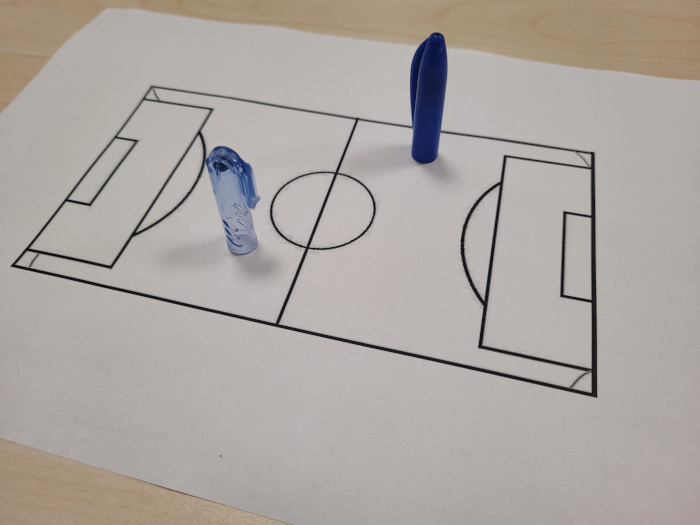
#> input picture HW1/images/1_man.jpg, 700 x 525 px
$ python color_detector.py
#> lines starting #> are read from the running program, lines starting #| are printed output that depends on the picture; after the words box and inside, x2 and y2 are one past the last pixel; in counts of white or black regions, pixels touching at a corner belong together
import cv2
import numpy as np

def empty(a):
    pass

def stackImages(scale,imgArray):
    rows = len(imgArray)
    cols = len(imgArray[0])
    rowsAvailable = isinstance(imgArray[0], list)
    width = imgArray[0][0].shape[1]
    height = imgArray[0][0].shape[0]
    if rowsAvailable:
        for x in range ( 0, rows):
            for y in range(0, cols):
                if imgArray[x][y].shape[:2] == imgArray[0][0].shape [:2]:
                    imgArray[x][y] = cv2.resize(imgArray[x][y], (0, 0), None, scale, scale)
                else:
                    imgArray[x][y] = cv2.resize(imgArray[x][y], (imgArray[0][0].shape[1], imgArray[0][0].shape[0]), None, scale, scale)
                if len(imgArray[x][y].shape) == 2: imgArray[x][y]= cv2.cvtColor( imgArray[x][y], cv2.COLOR_GRAY2BGR)
        imageBlank = np.zeros((height, width, 3), np.uint8)
        hor = [imageBlank]*rows
        hor_con = [imageBlank]*rows
        for x in range(0, rows):
            hor[x] = np.hstack(imgArray[x])
        ver = np.vstack(hor)
    else:
        for x in range(0, rows):
            if imgArray[x].shape[:2] == imgArray[0].shape[:2]:
                imgArray[x] = cv2.resize(imgArray[x], (0, 0), None, scale, scale)
            else:
                imgArray[x] = cv2.resize(imgArray[x], (imgArray[0].shape[1], imgArray[0].shape[0]), None,scale, scale)
            if len(imgArray[x].shape) == 2: imgArray[x] = cv2.cvtColor(imgArray[x], cv2.COLOR_GRAY2BGR)
        hor= np.hstack(imgArray)
        ver = hor
    return ver


cv2.namedWindow("TrackBars")
cv2.resizeWindow("TrackBars",640,240)

cv2.createTrackbar("Hue Min","TrackBars",0,179,empty)
cv2.createTrackbar("Hue Max","TrackBars",117,179,empty)
cv2.createTrackbar("Sat Min","TrackBars",0,255,empty)
cv2.createTrackbar("Sat Max","TrackBars",254,255,empty)
cv2.createTrackbar("Val Min","TrackBars",137,255,empty)
cv2.createTrackbar("Val Max","TrackBars",255,255,empty)

img = cv2.imread("../images/1_man.jpg")
#> img is the input picture: shape (525, 700, 3); mean B, G, R 161.5, 166.4, 172.5
imgHSV= cv2.cvtColor(img,cv2.COLOR_BGR2HSV)
#> imgHSV: shape (525, 700, 3); mean H, S, V 18.9, 20.8, 173.5

while True:
    h_min = cv2.getTrackbarPos("Hue Min","TrackBars")
    h_max = cv2.getTrackbarPos("Hue Max", "TrackBars")
    s_min = cv2.getTrackbarPos("Sat Min", "TrackBars")
    s_max = cv2.getTrackbarPos("Sat Max", "TrackBars")
    v_min = cv2.getTrackbarPos("Val Min", "TrackBars")
    v_max = cv2.getTrackbarPos("Val Max", "TrackBars")

    lower = np.array([h_min,s_min,v_min])
    upper = np.array([h_max,s_max,v_max])

    print(h_min,h_max,s_min,s_max,v_min,v_max)
    mask = cv2.inRange(img,lower,upper)
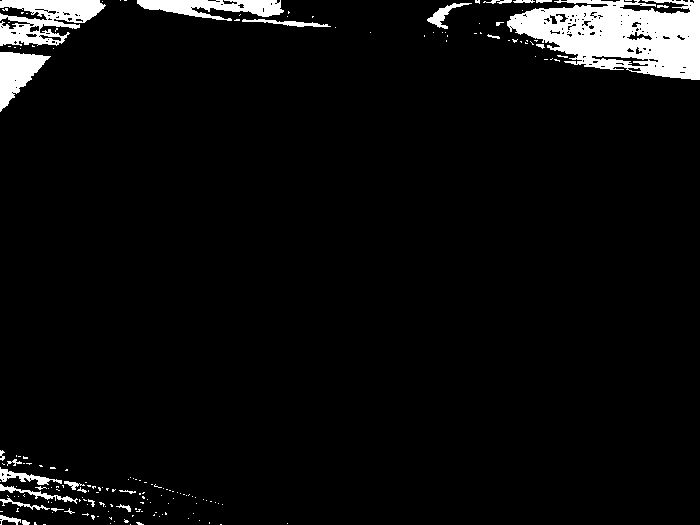
#> mask: shape (525, 700); 5.1% white; 175 white regions (150 under 20 px), largest, box (x1, y1, x2, y2) and area: (507, 0, 700, 80) 9869, (0, 0, 106, 46) 2834, (137, 0, 284, 21) 1752
    imgResult = cv2.bitwise_and(img,img,mask=mask)
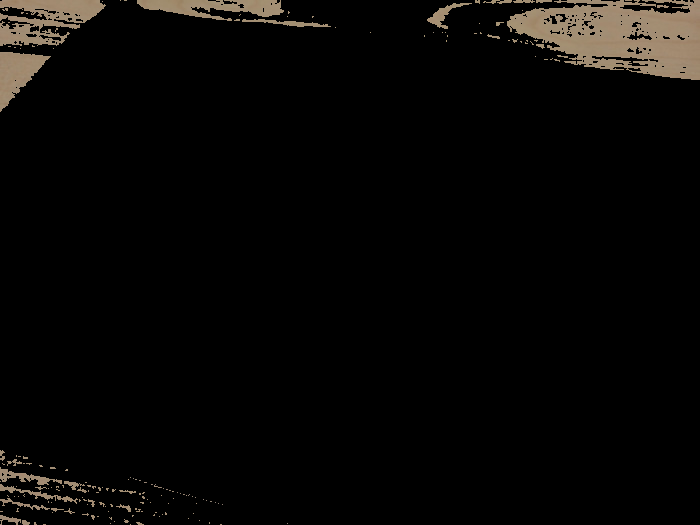
#> imgResult: shape (525, 700, 3); mean B, G, R 5.8, 7.1, 8.2


    imgStack = stackImages(0.6,([img,imgHSV],[mask,imgResult]))
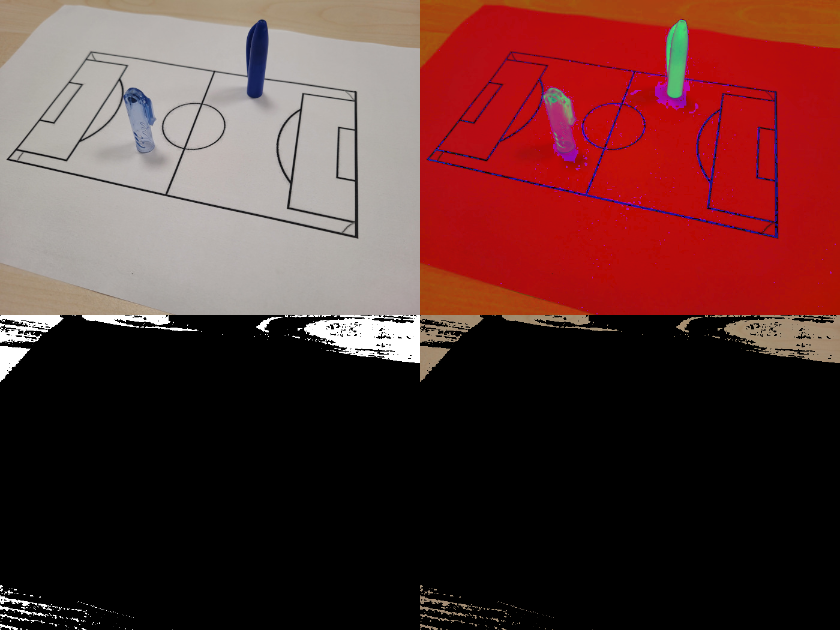
#> imgStack: shape (630, 840, 3); mean B, G, R 49.7, 51.8, 91.7
    cv2.imshow("Image Stack", imgStack)

    cv2.waitKey(1)

$ run again, with HW1/images/2_man.jpg copied over HW1/images/1_man.jpg
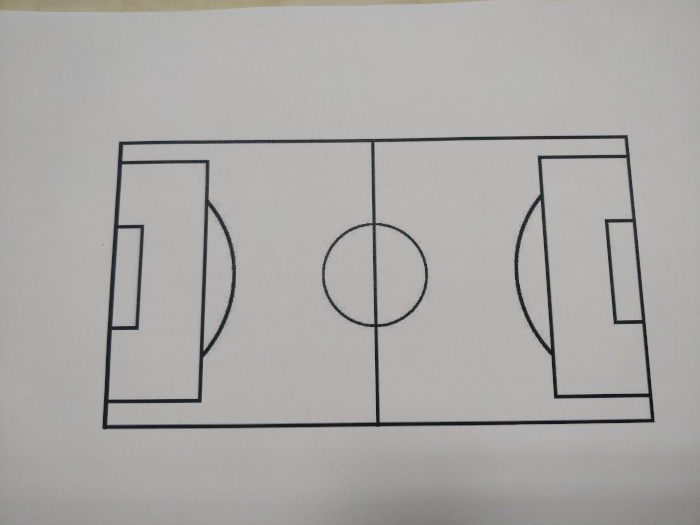
#> input picture HW1/images/2_man.jpg, 700 x 525 px
#> img is the input picture: shape (525, 700, 3); mean B, G, R 167.5, 169.4, 170.2
#> imgHSV: shape (525, 700, 3); mean H, S, V 28.3, 5.7, 170.5
#> `mask = cv2.inRange(img,lower,upper)`:
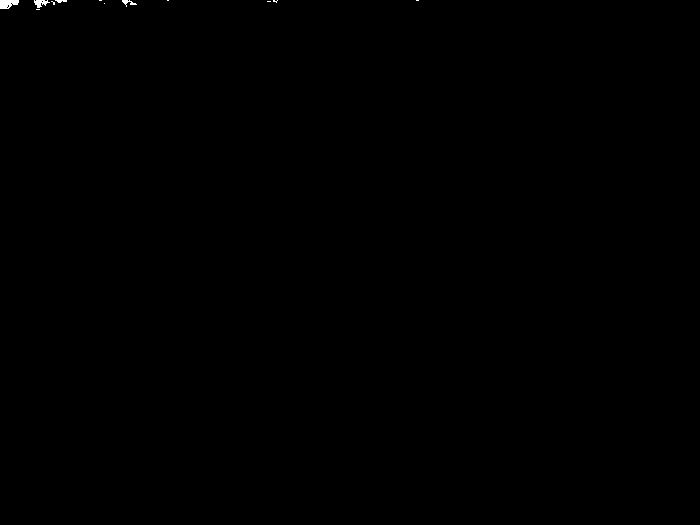
#> mask: shape (525, 700); 0.08% white; 12 white regions (8 under 20 px), largest, box (x1, y1, x2, y2) and area: (0, 0, 19, 9) 130, (34, 0, 50, 8) 73, (122, 0, 137, 7) 43, (55, 0, 67, 3) 24
#> `imgStack = stackImages(0.6,([img,imgHSV],[mask,imgResult]))`:
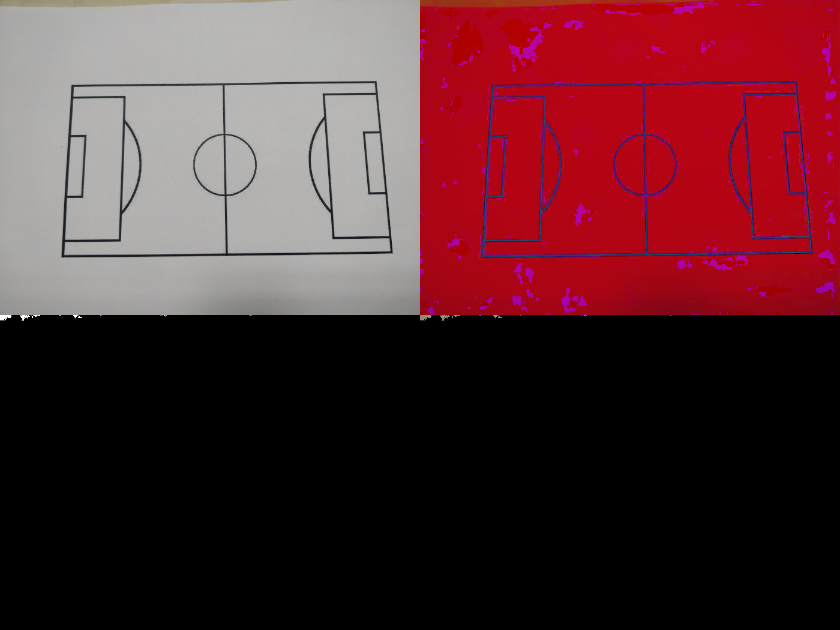
#> imgStack: shape (630, 840, 3); mean B, G, R 49, 43.8, 85.2

$ run again, with HW1/images/3_man.jpg copied over HW1/images/1_man.jpg
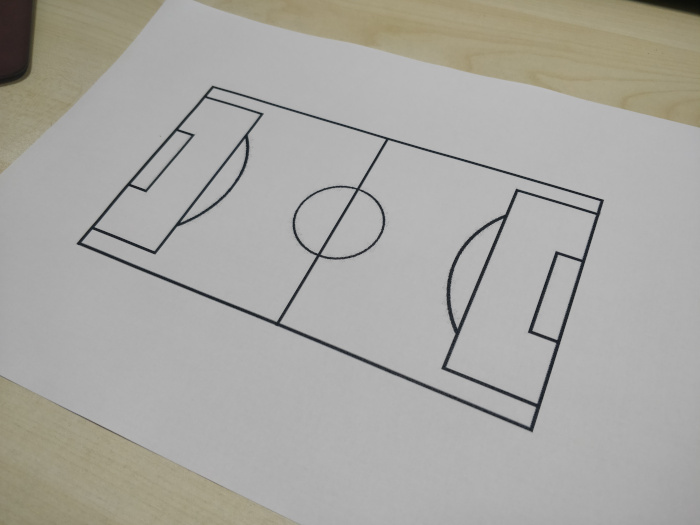
#> input picture HW1/images/3_man.jpg, 700 x 525 px
#> img is the input picture: shape (525, 700, 3); mean B, G, R 162.4, 167.3, 168.6
#> imgHSV: shape (525, 700, 3); mean H, S, V 10.6, 12, 168.8
#> `mask = cv2.inRange(img,lower,upper)`:
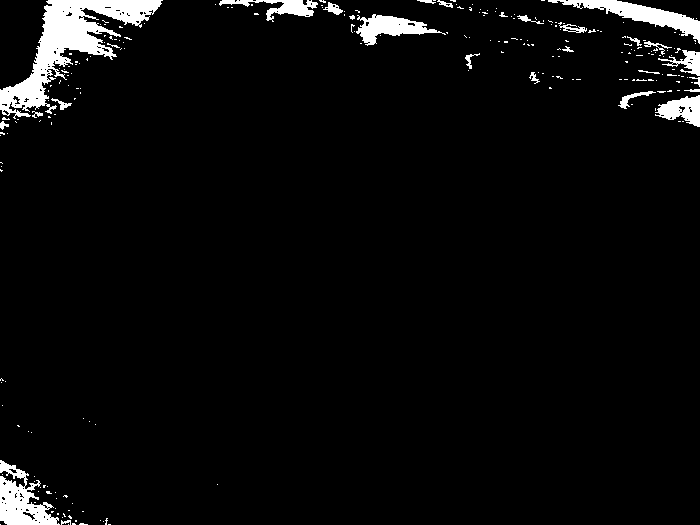
#> mask: shape (525, 700); 4.1% white; 233 white regions (206 under 20 px), largest, box (x1, y1, x2, y2) and area: (0, 0, 163, 119) 5971, (0, 460, 60, 525) 1945, (548, 0, 700, 44) 1838
#> `imgStack = stackImages(0.6,([img,imgHSV],[mask,imgResult]))`:
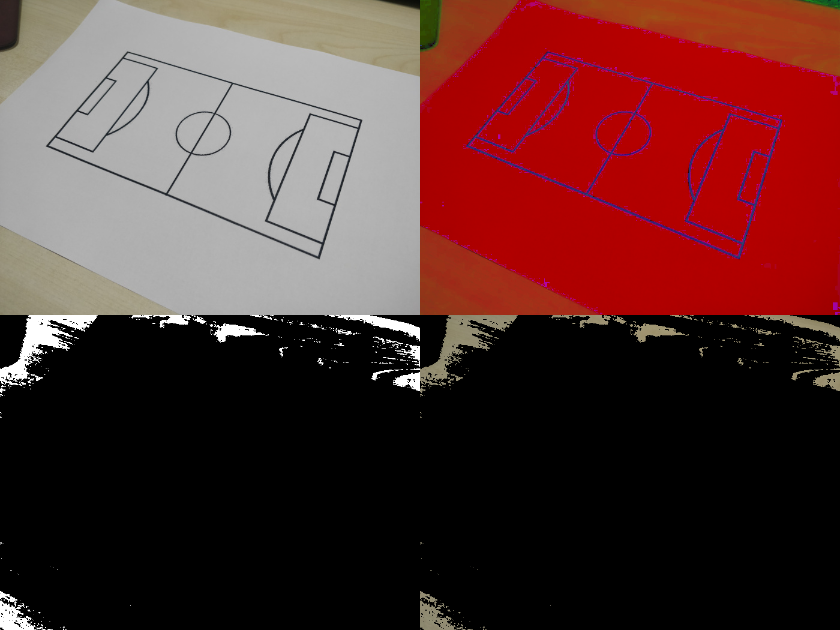
#> imgStack: shape (630, 840, 3); mean B, G, R 47, 48.8, 88.4

$ run again, with HW1/images/4_man.jpg copied over HW1/images/1_man.jpg
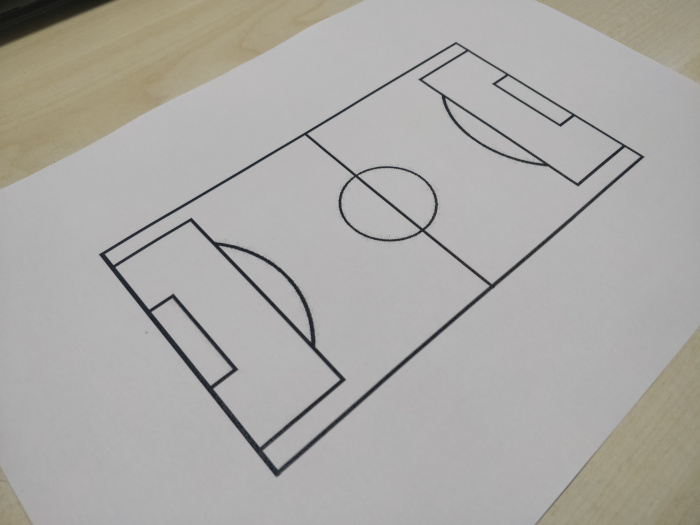
#> input picture HW1/images/4_man.jpg, 700 x 525 px
#> img is the input picture: shape (525, 700, 3); mean B, G, R 165.7, 169.2, 171
#> imgHSV: shape (525, 700, 3); mean H, S, V 52.6, 10.5, 171.2
#> `mask = cv2.inRange(img,lower,upper)`:
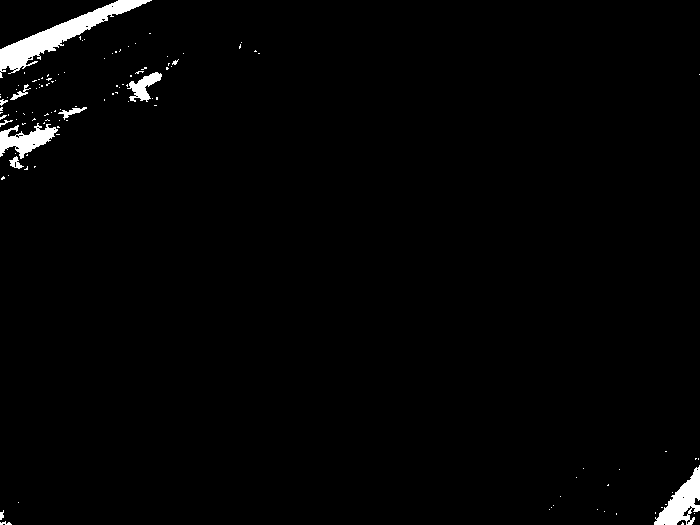
#> mask: shape (525, 700); 1.7% white; 114 white regions (102 under 20 px), largest, box (x1, y1, x2, y2) and area: (0, 0, 152, 78) 2683, (654, 465, 700, 525) 1271, (0, 123, 58, 159) 984
#> `imgStack = stackImages(0.6,([img,imgHSV],[mask,imgResult]))`:
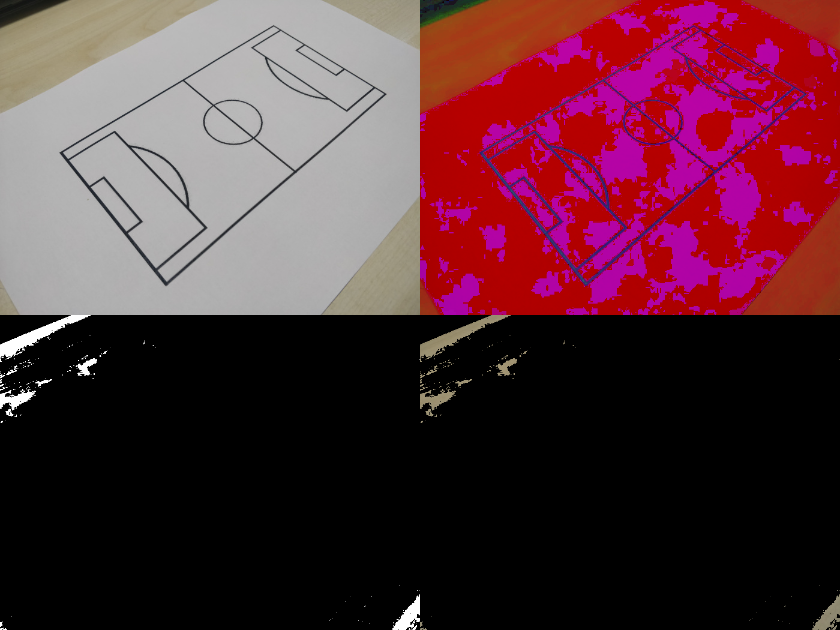
#> imgStack: shape (630, 840, 3); mean B, G, R 56.1, 46.6, 87.2
